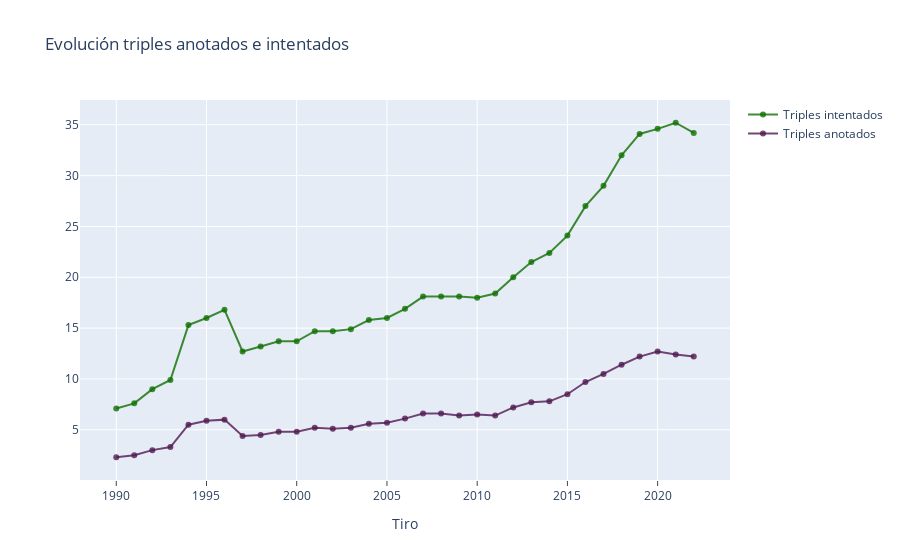

Write notebook code for a chart like this one.
### Code cell
# Creating trace1
trace1 = go.Scatter(
                    x = globales_nba['Season'],
                    y = globales_nba['3PA'],
                    name = 'Triples intentados',
                    mode= 'lines+markers',
                    marker = dict(color = 'rgba(16, 112, 2, 0.8)'),
                    text = globales_nba['3PA'])

# Creating trace2
trace2 = go.Scatter(
                    x = globales_nba['Season'],
                    y = globales_nba['3P'],
                    name = 'Triples anotados',
                    mode= 'lines+markers',
                    marker = dict(color = 'rgba(80, 26, 80, 0.8)'),
                    text = globales_nba['3P'])

data = [trace1, trace2]

layout = dict(title = 'Evolución triples anotados e intentados',
             xaxis= dict(title= 'Tiro',ticklen=5, ticks="outside", tickson="boundaries",), 
           )

fig = go.Figure(data = data, layout=layout)

iplot(fig)

### Figure 1 — Plotly figure (JSON) as saved in the notebook; plotly's stock layout.template omitted (floating-point values rounded to 4 significant figures)
{"data": [{"marker": {"color": "rgba(16, 112, 2, 0.8)"}, "mode": "lines+markers", "name": "Triples intentados", "text": [34.2, 35.2, 34.6, 34.1, 32, 29, 27, 24.1, 22.4, 21.5, 20, 18.4, 18, 18.1, 18.1, 18.1, 16.9, 16, 15.8, 14.9, 14.7, 14.7, 13.7, 13.7, 13.2, 12.7, 16.8, 16, 15.3, 9.9, 9, 7.6, 7.1], "type": "scatter", "x": ["2022-01-01T00:00:00", "2021-01-01T00:00:00", "2020-01-01T00:00:00", "2019-01-01T00:00:00", "2018-01-01T00:00:00", "2017-01-01T00:00:00", "2016-01-01T00:00:00", "2015-01-01T00:00:00", "2014-01-01T00:00:00", "2013-01-01T00:00:00", "2012-01-01T00:00:00", "2011-01-01T00:00:00", "2010-01-01T00:00:00", "2009-01-01T00:00:00", "2008-01-01T00:00:00", "2007-01-01T00:00:00", "2006-01-01T00:00:00", "2005-01-01T00:00:00", "2004-01-01T00:00:00", "2003-01-01T00:00:00", "2002-01-01T00:00:00", "2001-01-01T00:00:00", "2000-01-01T00:00:00", "1999-01-01T00:00:00", "1998-01-01T00:00:00", "1997-01-01T00:00:00", "1996-01-01T00:00:00", "1995-01-01T00:00:00", "1994-01-01T00:00:00", "1993-01-01T00:00:00", "1992-01-01T00:00:00", "1991-01-01T00:00:00", "1990-01-01T00:00:00"], "y": [34.2, 35.2, 34.6, 34.1, 32, 29, 27, 24.1, 22.4, 21.5, 20, 18.4, 18, 18.1, 18.1, 18.1, 16.9, 16, 15.8, 14.9, 14.7, 14.7, 13.7, 13.7, 13.2, 12.7, 16.8, 16, 15.3, 9.9, 9, 7.6, 7.1]}, {"marker": {"color": "rgba(80, 26, 80, 0.8)"}, "mode": "lines+markers", "name": "Triples anotados", "text": [12.2, 12.4, 12.7, 12.2, 11.4, 10.5, 9.7, 8.5, 7.8, 7.7, 7.2, 6.4, 6.5, 6.4, 6.6, 6.6, 6.1, 5.7, 5.6, 5.2, 5.1, 5.2, 4.8, 4.8, 4.5, 4.4, 6, 5.9, 5.5, 3.3, 3, 2.5, 2.3], "type": "scatter", "x": ["2022-01-01T00:00:00", "2021-01-01T00:00:00", "2020-01-01T00:00:00", "2019-01-01T00:00:00", "2018-01-01T00:00:00", "2017-01-01T00:00:00", "2016-01-01T00:00:00", "2015-01-01T00:00:00", "2014-01-01T00:00:00", "2013-01-01T00:00:00", "2012-01-01T00:00:00", "2011-01-01T00:00:00", "2010-01-01T00:00:00", "2009-01-01T00:00:00", "2008-01-01T00:00:00", "2007-01-01T00:00:00", "2006-01-01T00:00:00", "2005-01-01T00:00:00", "2004-01-01T00:00:00", "2003-01-01T00:00:00", "2002-01-01T00:00:00", "2001-01-01T00:00:00", "2000-01-01T00:00:00", "1999-01-01T00:00:00", "1998-01-01T00:00:00", "1997-01-01T00:00:00", "1996-01-01T00:00:00", "1995-01-01T00:00:00", "1994-01-01T00:00:00", "1993-01-01T00:00:00", "1992-01-01T00:00:00", "1991-01-01T00:00:00", "1990-01-01T00:00:00"], "y": [12.2, 12.4, 12.7, 12.2, 11.4, 10.5, 9.7, 8.5, 7.8, 7.7, 7.2, 6.4, 6.5, 6.4, 6.6, 6.6, 6.1, 5.7, 5.6, 5.2, 5.1, 5.2, 4.8, 4.8, 4.5, 4.4, 6, 5.9, 5.5, 3.3, 3, 2.5, 2.3]}], "layout": {"title": {"text": "Evolución triples anotados e intentados"}, "xaxis": {"ticklen": 5, "ticks": "outside", "tickson": "boundaries", "title": {"text": "Tiro"}}}}
